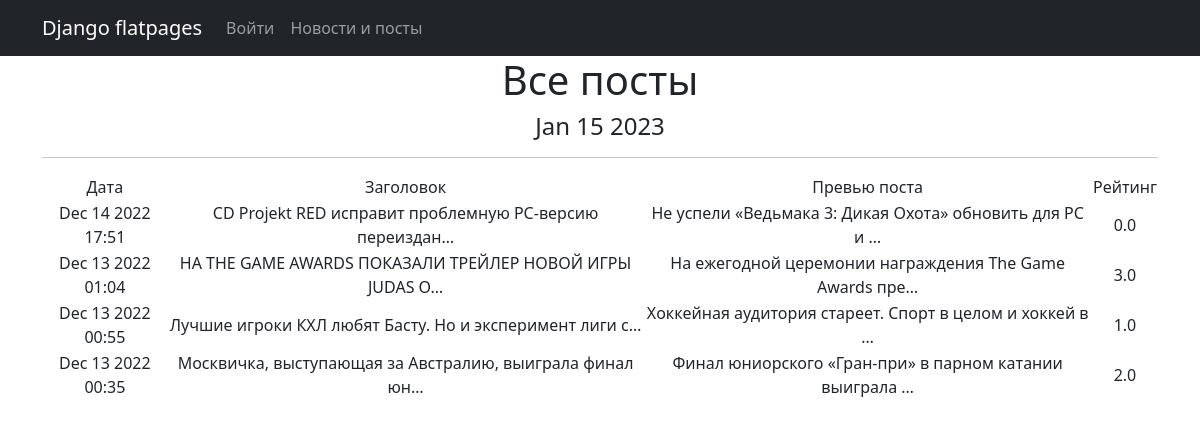
The page /news/ on the database as committed earlier.
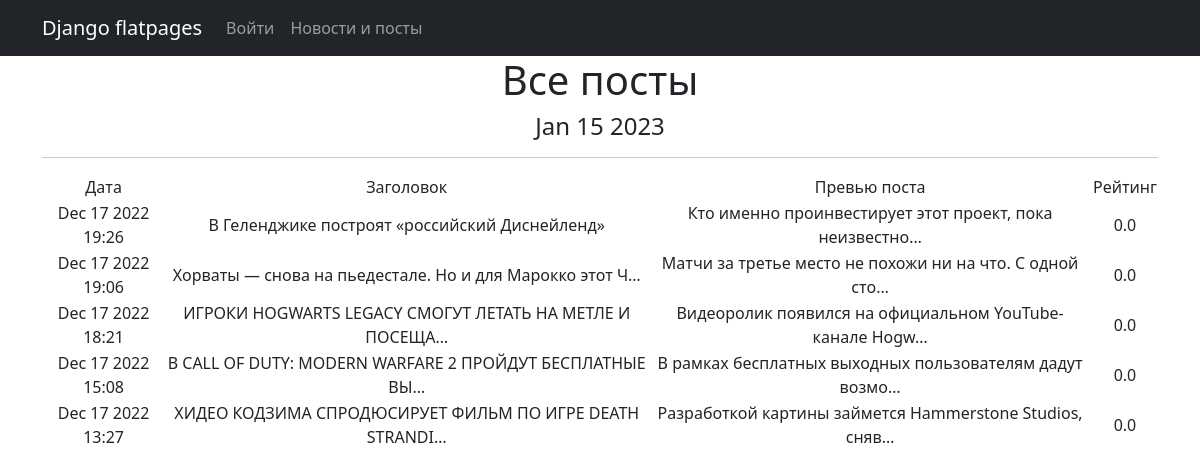
The same page on the database as committed later.
### _accounts/models.py (models this page shows, shortened)
class Post(models.Model):
    news = 'news'
    post = 'post'
    CHOISES = [
        (news, 'Новость'),
        (post, 'Статья')
    ]
    author = models.ForeignKey(Author, on_delete=models.CASCADE)
    time = models.DateTimeField(auto_now_add=True)
    _type = models.CharField(max_length=4, choices=CHOISES, default=news)
    categories = models.ManyToManyField(Category, through='PostCategory')
    title = models.CharField(max_length=100)
    text = models.TextField()
    rating = models.FloatField(default=0.0)
    def preview(self):
        return self.text[:124] + ' ...'

### _accounts/views.py (the view)
# urls.py: path('',PostList.as_view(), name='post_list'),
class PostList(ListView):
    model = Post
    ordering = '-time'
    template_name = 'news.html'
    context_object_name = 'news'
    paginate_by = 5
    def get_queryset(self):
        queryset = super().get_queryset()
        self.filterset = PostFilter(self.request.GET, queryset)
        return self.filterset.qs
    def get_context_data(self, **kwargs):
        context = super().get_context_data(**kwargs)
        context['time_now'] = datetime.utcnow()
        context['filterset'] = self.filterset
        return context

### templates/news.html (shortened to what this page needs)
{% extends 'flatpages/default.html' %}
{% block content %}
<h1>Все посты</h1>
<h4>{{ time_now|date:'M d Y' }}</h4>
<hr>
    {% if news %}
        <table>
            <tr>
                <td>Дата</td>
                <td>Заголовок</td>
                <td>Превью поста</td>
                <td>Рейтинг</td>
            </tr>
            {% for newss in news %}
            <tr>
                <td>{{ newss.time|date:'M d Y H:i' }}</td>
                <td>{{ newss.title|truncatechars:55 }}</td>
                <td>{{ newss.preview|truncatechars:55 }}</td>
                <td>{{ newss.rating }}</td>
            </tr>
            {% endfor %}
        </table>
    {% else %}
        <h2>Постов нет!</h2>
    {% endif %}
{% endblock content %}

Rows that differ between the two databases and show on the page:
no longer on this page (row unchanged): Post: time "Dec 14 2022 17:51", title "CD Projekt RED исправит проблемную PC-версию переиздан…", preview "Не успели «Ведьмака 3: Дикая Охота» обновить для PC и …", rating "0.0"
no longer on this page (row unchanged): Post: time "Dec 13 2022 01:04", title "НА THE GAME AWARDS ПОКАЗАЛИ ТРЕЙЛЕР НОВОЙ ИГРЫ JUDAS О…", preview "На ежегодной церемонии награждения The Game Awards пре…", rating "3.0"
no longer on this page (row unchanged): Post: time "Dec 13 2022 00:55", title "Лучшие игроки КХЛ любят Басту. Но и эксперимент лиги с…", preview "Хоккейная аудитория стареет. Спорт в целом и хоккей в …", rating "1.0"
no longer on this page (row unchanged): Post: time "Dec 13 2022 00:35", title "Москвичка, выступающая за Австралию, выиграла финал юн…", preview "Финал юниорского «Гран-при» в парном катании выиграла …", rating "2.0"
added Post: time "Dec 17 2022 19:26", title "В Геленджике построят «российский Диснейленд»", preview "Кто именно проинвестирует этот проект, пока неизвестно…", rating "0.0"
added Post: time "Dec 17 2022 19:06", title "Хорваты — снова на пьедестале. Но и для Марокко этот Ч…", preview "Матчи за третье место не похожи ни на что. С одной сто…", rating "0.0"
added Post: time "Dec 17 2022 18:21", title "ИГРОКИ HOGWARTS LEGACY СМОГУТ ЛЕТАТЬ НА МЕТЛЕ И ПОСЕЩА…", preview "Видеоролик появился на официальном YouTube-канале Hogw…", rating "0.0"
added Post: time "Dec 17 2022 15:08", title "В CALL OF DUTY: MODERN WARFARE 2 ПРОЙДУТ БЕСПЛАТНЫЕ ВЫ…", preview "В рамках бесплатных выходных пользователям дадут возмо…", rating "0.0"
added Post: time "Dec 17 2022 13:27", title "ХИДЕО КОДЗИМА СПРОДЮСИРУЕТ ФИЛЬМ ПО ИГРЕ DEATH STRANDI…", preview "Разработкой картины займется Hammerstone Studios, сняв…", rating "0.0"
